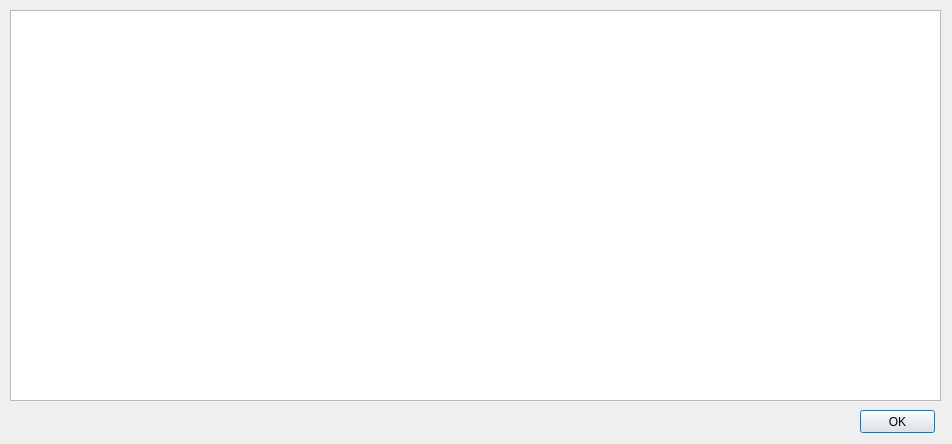
<?xml version="1.0" encoding="UTF-8"?>
<ui version="4.0">
 <class>Infobox</class>
 <widget class="QDialog" name="Infobox">
  <property name="geometry">
   <rect>
    <x>0</x>
    <y>0</y>
    <width>952</width>
    <height>444</height>
   </rect>
  </property>
  <property name="windowTitle">
   <string>Dialog</string>
  </property>
  <widget class="QPushButton" name="button_ok">
   <property name="geometry">
    <rect>
     <x>860</x>
     <y>410</y>
     <width>75</width>
     <height>23</height>
    </rect>
   </property>
   <property name="text">
    <string>OK</string>
   </property>
  </widget>
  <widget class="QTextEdit" name="textEdit_output">
   <property name="geometry">
    <rect>
     <x>10</x>
     <y>10</y>
     <width>931</width>
     <height>391</height>
    </rect>
   </property>
  </widget>
 </widget>
 <resources/>
 <connections/>
</ui>
